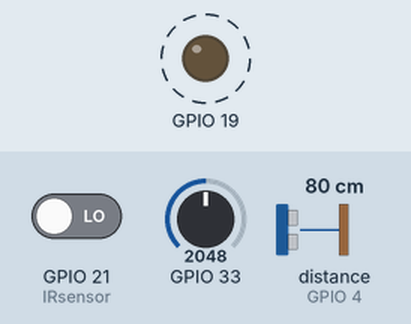
Recording of a sketch running on a simulated ESP32. Parts: output pins drawn as LEDs (lit = HIGH). Wiring (inferred from the names in the program): ultrasonic range finder: trigger GPIO 2; echo GPIO 4. Dashed ring = blinking. The test bench sets the inputs (shaded band); at power-on: GPIO 21 (IRsensor) LOW, distance to the obstacle (sensor on GPIO 4) 80 cm, GPIO 33 = 2048. The echo pulse lasts 58.3 µs per cm; WiFi joins after 1.5 s; servers stay silent unless stated; pins used as bus, display or sensor lines are not drawn; what the sketch prints to the serial monitor is not drawn.

Above: at 1.9 s.
2.8 s: GPIO 21 (IRsensor) driven HIGH
At 2.8 s:
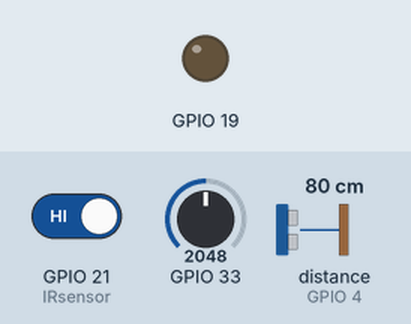
4.3 s: distance to the obstacle (sensor on GPIO 4) set to 24 cm
5.8 s: distance to the obstacle (sensor on GPIO 4) set to 18 cm
At 6.48 s:
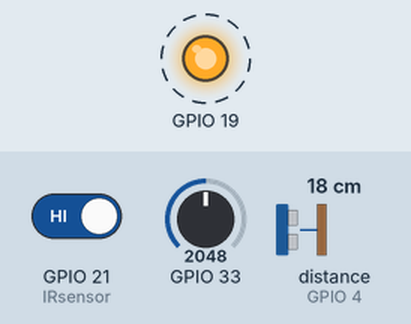
9.7 s: distance to the obstacle (sensor on GPIO 4) set to 8 cm
13.2 s: distance to the obstacle (sensor on GPIO 4) set to 5 cm
At 13.8 s:
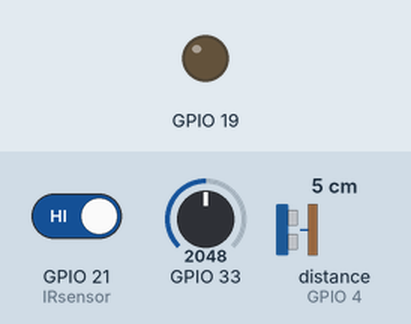
14.7 s: GPIO 33 set to 2462
16.2 s: GPIO 33 set to 2560
At 16.69 s:
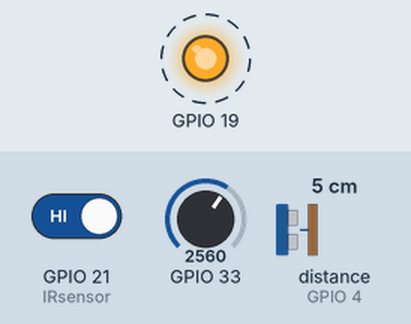
Timing chart, 0 to 21.1 s (numbered marks = the images above; inputs shaded):
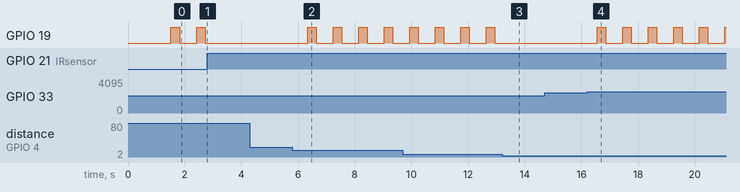

The sketch:

projectthinkspeak.ino
```cpp
#include <WiFi.h>
#include <WiFiClient.h>
#include <WiFiServer.h>
#include <WiFiUdp.h>

#include <ThingSpeak.h>

const char* ssid = "SmartBridge";
const char* password = "smartbridge@sb";
WiFiClient client;
 long myChannelNumber = 804381;
const char * myWriteAPIKey = "DCUMD18HPKL1H2XI";
int a;
int b;
const int trigPin=2;
const int echoPin=4;
long duration;
int distance;

void setup()
{
  pinMode(33,INPUT);
  //pinMode(18,OUTPUT);
  pinMode(21,INPUT);
  pinMode(19,OUTPUT);
  //pinMode(5,OUTPUT);
  pinMode(trigPin,OUTPUT);
  pinMode(echoPin,INPUT);
  Serial.begin(115200);

  delay(10);
  // Connect to WiFi network
  Serial.println();
  Serial.println();
  Serial.print("Connecting to ");
  Serial.println(ssid);
  WiFi.begin(ssid, password);
  while (WiFi.status() != WL_CONNECTED)
  {
   delay(500);
   Serial.print(".");
  }
  Serial.println("");
  Serial.println("WiFi connected");
  // Print the IP address
  Serial.println(WiFi.localIP());
  ThingSpeak.begin(client);
}
void loop()
{
  static boolean data_state = false;
  IRsensor();
  ultrasonic();
  MOISTsensor();
}

void IRsensor()
  {
  b=digitalRead(21);
  Serial.println(b);
  if(b==1)
    digitalWrite(19,LOW);
  else
    digitalWrite(19,HIGH);

  ThingSpeak.writeField(myChannelNumber, 1, b, myWriteAPIKey);
}
  void MOISTsensor()
  {
  a=analogRead(33);
  Serial.println(a);
  if(a>600   && a<=2500)
    digitalWrite(19,LOW);

  else
    digitalWrite(19,HIGH);
  // Write to ThingSpeak. There are up to 8 fields in a channel, allowing you to store up to 8 different
  // pieces of information in a channel. Here, we write to field 1.
   ThingSpeak.writeField(myChannelNumber, 3, a, myWriteAPIKey);

  //delay(30000); // ThingSpeak will only accept updates every 15 seconds.
  }
void ultrasonic()
{


  digitalWrite(trigPin,LOW);
  delayMicroseconds(2);
  digitalWrite(trigPin,HIGH);
  delayMicroseconds(10);
  digitalWrite(trigPin,LOW);
  duration=pulseIn(echoPin,HIGH);
  distance=duration*0.034/2;
  Serial.print("Distance");
  Serial.println(distance);
  if(distance>5   && distance<=20)
    digitalWrite(19,HIGH);

  else
    digitalWrite(19,LOW);
  ThingSpeak.writeField(myChannelNumber, 2, distance, myWriteAPIKey);
}
```

Measured:
- the behaviour switches between 22 and 21 cm on distance to the obstacle (sensor on GPIO 4) (found by bisection; images 1 and 2)
- the behaviour switches between 7 and 6 cm on distance to the obstacle (sensor on GPIO 4) (found by bisection; images 2 and 3)
- the behaviour switches between 2500 and 2501 on GPIO 33 (found by bisection; images 3 and 4)
- after the input at 2.8 s, GPIO 19: stays LOW (without the input it goes to HIGH after 0.52 s)
- after the input at 4.3 s, every drawn part: stays the same
- after the input at 5.8 s, GPIO 19: alternates HIGH for 0.30 s and LOW for 0.60 s, starting after 0.54 s
- after the input at 13.2 s, GPIO 19: stays LOW (without the input it goes to HIGH after 0.35 s)
- after the input at 14.7 s, every drawn part: stays the same
- after the input at 16.2 s, GPIO 19: alternates HIGH for 0.30 s and LOW for 0.60 s, starting after 0.35 s
- by itself, GPIO 19: alternates HIGH for 0.31 s and LOW for 0.60 s
